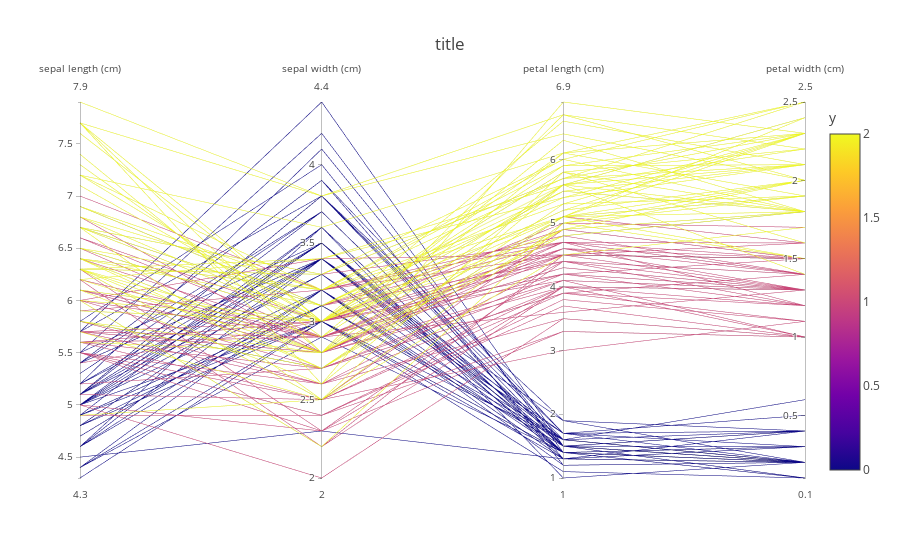

Notebook code cell kept with this figure:
### Markdown cell above
# Parallel-Koordinaten Plot

### Code cell
import plotly.express as px

fig = px.parallel_coordinates(iris, color='y', dimensions=iris_dict.feature_names)#, color_continuous_scale='gnbu')

fig.update_layout(title='title', margin={'t': 100}, template='none')
fig.show()

### Figure 1 — Plotly figure (JSON) as saved in the notebook; plotly's stock layout.template omitted (floating-point values rounded to 4 significant figures; data arrays with more than 128 entries replaced by an {"elided": "..."} marker saying what was removed)
{"data": [{"dimensions": [{"label": "sepal length (cm)", "values": {"elided": "150 float values"}}, {"label": "sepal width (cm)", "values": {"elided": "150 float values"}}, {"label": "petal length (cm)", "values": {"elided": "150 float values"}}, {"label": "petal width (cm)", "values": {"elided": "150 float values"}}], "domain": {"x": [0, 1], "y": [0, 1]}, "line": {"color": {"elided": "150 int values"}, "coloraxis": "coloraxis"}, "name": "", "type": "parcoords"}], "layout": {"autosize": true, "coloraxis": {"colorbar": {"title": {"text": "y"}}, "colorscale": [[0, "#0d0887"], [0.1111, "#46039f"], [0.2222, "#7201a8"], [0.3333, "#9c179e"], [0.4444, "#bd3786"], [0.5556, "#d8576b"], [0.6667, "#ed7953"], [0.7778, "#fb9f3a"], [0.8889, "#fdca26"], [1, "#f0f921"]]}, "legend": {"tracegroupgap": 0}, "margin": {"t": 100}, "title": {"text": "title"}}}
